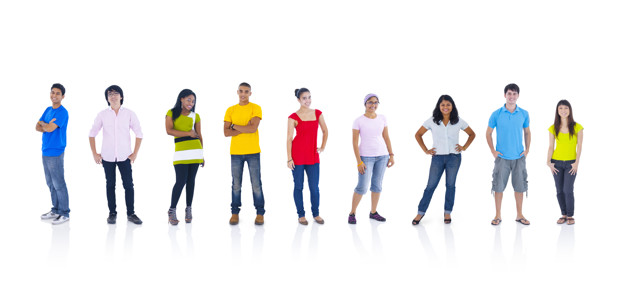
#> input picture corpos.png, 626 x 294 px, found by its file name
$ python identificarCorpos.py
#> lines starting #> are read from the running program, lines starting #| are printed output that depends on the picture; after the words box and inside, x2 and y2 are one past the last pixel; in counts of white or black regions, pixels touching at a corner belong together
import cv2

imagem = cv2.imread(r'C:\Users\luciv\OneDrive\Documents\Identificar corpos\corpos.png')
#> imagem is the input picture: shape (294, 626, 3); mean B, G, R 234.7, 234.1, 235.2

detector_corpos = cv2.CascadeClassifier(r'C:\Users\luciv\OneDrive\Documents\Identificar corpos\haarcascade_fullbody.xml')

imagem_cinza = cv2.cvtColor(imagem, cv2.COLOR_BGR2GRAY)
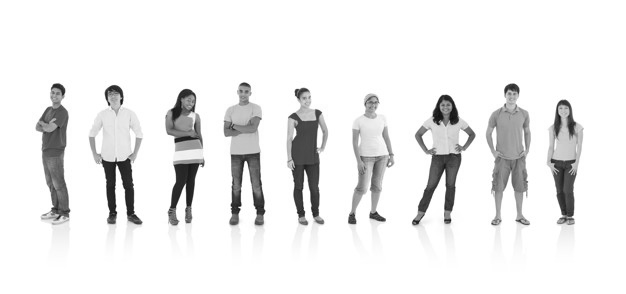
#> imagem_cinza: shape (294, 626); min 15, max 255, mean 234.5

deteccao = detector_corpos.detectMultiScale(imagem_cinza)
#> deteccao = [[431, 168, 32, 64], [536, 124, 56, 112], [266, 80, 75, 151], [144, 100, 71, 142], [195, 47, 96, 192], [327, 69, 84, 169], [461, 60, 92, 184], [70, 57, 95, 189], [12, 66, 90, 180]]

for (x, y, l, a) in deteccao:

    cv2.rectangle(imagem, (x,y), (x + l, y + a), (0,255,0), 1)
#> this loop made 9 passes
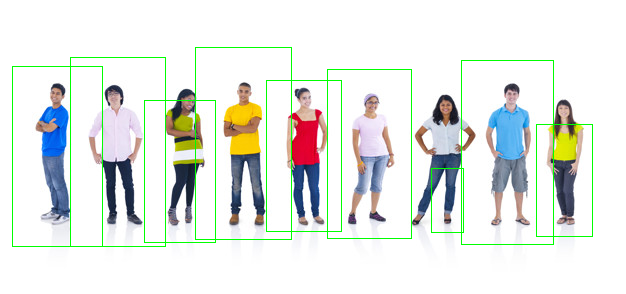
#> imagem: shape (294, 626, 3); 2.23% of pixels changed, all inside (x1, y1, x2, y2) = (12, 47, 593, 247)

cv2.imshow('Deteccao de corpos', imagem)

cv2.waitKey(0)
